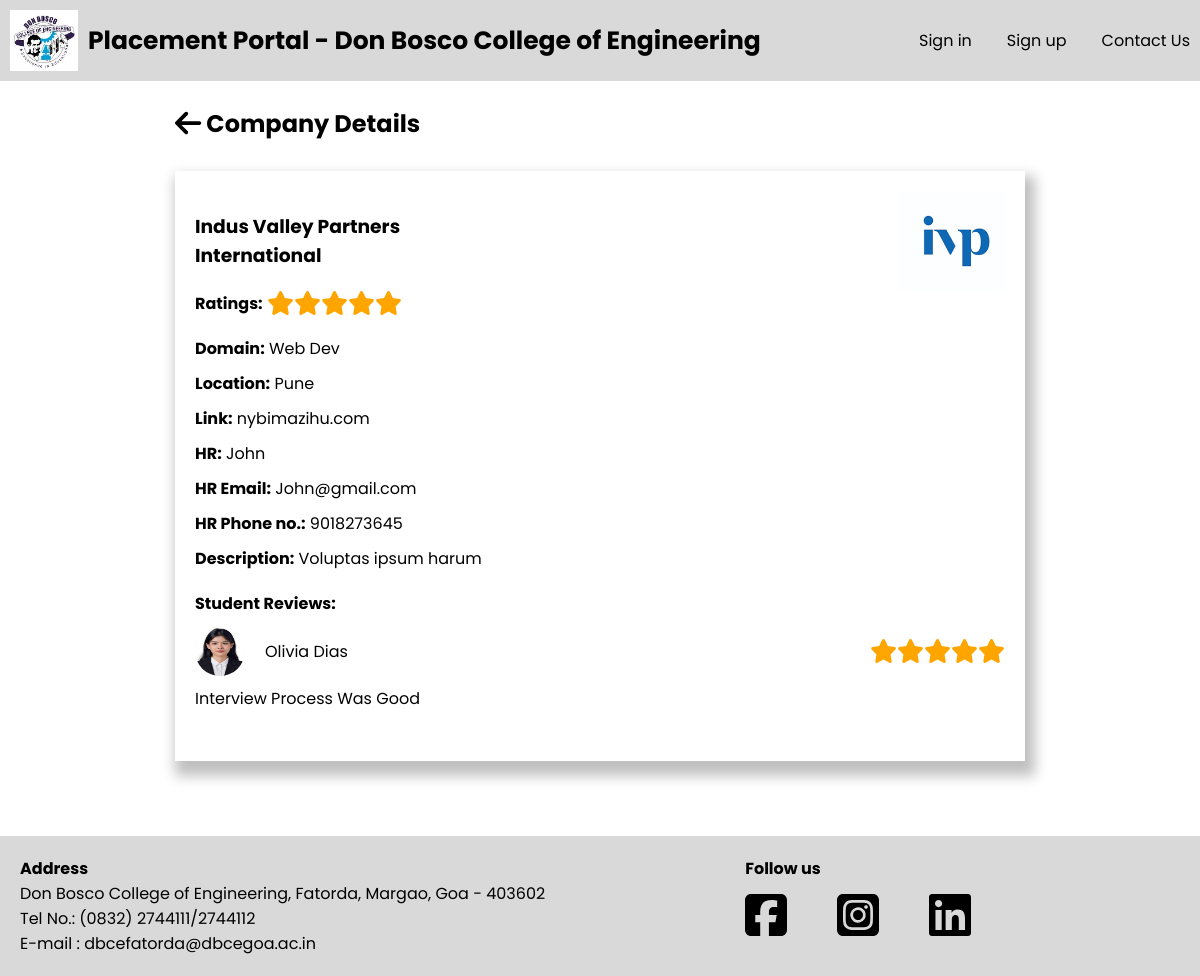
The page /Companies/company-details.php?id=3 on the database its author committed.
### tables this page shows
CREATE TABLE `company` (
  `C_id` int(11) NOT NULL,
  `C_Name` varchar(255) NOT NULL,
  `C_Logo` varchar(255) DEFAULT NULL,
  `C_Domain` varchar(255) DEFAULT NULL,
  `C_Scope` varchar(255) DEFAULT NULL,
  `C_Description` text DEFAULT NULL,
  `C_Location` varchar(255) DEFAULT NULL,
  `C_Website` varchar(255) DEFAULT NULL,
  `C_HR_name` varchar(255) DEFAULT NULL,
  `C_HR_email` varchar(255) DEFAULT NULL,
  `C_HR_phone` varchar(20) DEFAULT NULL,
  `C_Date_of_Reg` date DEFAULT current_timestamp(),
  `C_PC_Email` varchar(255) DEFAULT NULL
);

CREATE TABLE `feedback` (
  `C_id` int(11) NOT NULL,
  `S_College_Email` varchar(255) NOT NULL,
  `Message` text DEFAULT NULL,
  `Message_Date` date DEFAULT current_timestamp(),
  `Rating` int(11) DEFAULT 0,
  `J_id` int(11) NOT NULL
);

CREATE TABLE `student` (
  `S_College_Email` varchar(255) NOT NULL,
  `S_Fname` varchar(255) NOT NULL,
  `S_Mname` varchar(255) NOT NULL,
  `S_Lname` varchar(255) NOT NULL,
  `S_Personal_Email` varchar(255) NOT NULL,
  `S_Address` text NOT NULL,
  `S_Phone_no` varchar(20) NOT NULL,
  `S_Roll_no` varchar(50) NOT NULL,
  `S_PR_No` varchar(50) NOT NULL,
  `S_10th_Perc` decimal(5,2) NOT NULL,
  `S_12th_Perc` decimal(5,2) NOT NULL,
  `S_Password` varchar(255) NOT NULL,
  `S_Resume` varchar(255) NOT NULL,
  `S_Profile_pic` varchar(255) NOT NULL,
  `S_10th_marksheet` varchar(255) NOT NULL,
  `S_12th_marksheet` varchar(255) NOT NULL,
  `S_Class_id` int(11) DEFAULT NULL,
  `S_Year_of_Admission` year(4) NOT NULL,
  `Gender` varchar(1) NOT NULL,
  `PLACED` int(10) NOT NULL DEFAULT 0,
  `registration_complete` tinyint(4) NOT NULL DEFAULT 0
);

### Companies/company-details.php (the view, shortened to what this page needs)
<?php
    require "../conn.php";
    include "../utility_functions.php";
    global $conn;
    if (isset($_GET["id"])) {
            $average_rating = 0;
            $fetchCompanyQuery = "SELECT * FROM company WHERE C_id = ?";
            $fetchCompany = $conn->prepare($fetchCompanyQuery);
            $fetchCompany->bind_param("s", $_GET["id"]);
            $fetchCompany->execute();
            $result = $fetchCompany->get_result();
            if ($result->num_rows > 0) {
                $companyInfo = $result->fetch_assoc();
                $companyName = htmlspecialchars($companyInfo['C_Name']);
                $companyLocation = htmlspecialchars($companyInfo['C_Location']);
                $companyLink = htmlspecialchars($companyInfo['C_Website']);
                $hrName = htmlspecialchars($companyInfo['C_HR_name']);
                $hrEmail = htmlspecialchars($companyInfo['C_HR_email']);
                $hrPhone = htmlspecialchars($companyInfo['C_HR_phone']);
                $companyDescription = htmlspecialchars($companyInfo['C_Description']);
                $companyImage = htmlspecialchars($companyInfo['C_Logo']);
                $companyDomain = htmlspecialchars($companyInfo['C_Domain']);
                $companyScope = htmlspecialchars($companyInfo['C_Scope']);
                $ratingsQuery = "SELECT SUM(Rating) as total_ratings, COUNT(C_id) as total_cid FROM feedback WHERE C_id = ?";
                $ratings = $conn->prepare($ratingsQuery);
                $ratings->bind_param("s", $_GET["id"]);
                $ratings->execute();
                $resultRatings = $ratings->get_result();
                if ($resultRatings->num_rows > 0) {
                    $row = $resultRatings->fetch_assoc();
                    $total_ratings = $row['total_ratings'];
                    $total_cid = $row['total_cid'];
                    if ($total_cid > 0) {
                        $average_rating = $total_ratings / $total_cid;
                    } else {
                        $average_rating = 0;
                    }
                }
                else {
                    $average_rating = 0;
                }
            } else {
            }
    }
?>
<!DOCTYPE html>
<html lang="en">
<head>
    <?php include './head.php' ?>
    <link rel="stylesheet" href="./css/company-details.css">
</head>
<body>
    <div id="wrapper">
        <?php include './header.php' ?>
        <div class="container">
            <div class="main-container">
                <h2 class="main-container-heading"><a href="./companies.php"><i class="fa-solid fa-arrow-left fa-lg" style="color: #000000;"></i></a>
                    Company Details</h2>
                <div class="sections">
                    <div class="company-container">
                        <?php
                            echo '<h3>'.  $companyName .'<br>
                            <p>'.$companyScope.'</p>
                         </h3>';
                            echo '<img src="../Data/Companies/Company_Logo/'. $companyImage . '" alt="' . $companyName . '">';
                        ?>
                    </div>
                    <p class="">
                        <strong>Ratings:</strong>
                        <span class="rating-container">
                            <?php
                                $i = 0;
                                while ($i<$average_rating && $i < 5){
                                    echo '<span class="fa fa-star checked fa-xl"></span>';
                                    $i++;
                                }
                            ?>
                        </span></p>
                    <div class="more-details">
                        <?php
                            echo "<p><strong>Domain:</strong> ".$companyDomain."</p>
                        <p><strong>Location:</strong> ".$companyLocation."</p>
                        <p><strong>Link:</strong> ".$companyLink."</p>
                        <p><strong>HR:</strong> ".$hrName."</p>
                        <p><strong>HR Email:</strong> ".$hrEmail."</p>
                        <p><strong>HR Phone no.:</strong> ".$hrPhone."</p>
                        <p><strong>Description:</strong> ".$companyDescription."</p>"
                        ?>
                    </div>
                    <div class="students-reviews-container">
                        <p><strong>Student Reviews:</strong></p>
                        <?php
                            getFeedbacks();
                        ?>
                    </div>
                </div>
            </div>
        </div>
        <?php include './footer.php' ?>
    </div>
</body>
</html>

### utility_functions.php (shortened to what this page needs)
<?php
function getFeedbacks()
{
    global $conn;
    $fetchFeedbackQuery = "SELECT feedback.Message as message,feedback.Rating as rating,feedback.S_College_Email as S_email,feedback.C_id,student.S_Fname as fname,student.S_Lname as lname,student.S_Profile_pic as image FROM feedback INNER JOIN student ON student.S_College_Email = feedback.S_College_Email INNER JOIN company ON company.C_id = feedback.C_id WHERE feedback.C_id = ? ORDER BY feedback.Message_Date DESC;";
    $fetchFeedback = $conn->prepare($fetchFeedbackQuery);
    $fetchFeedback->bind_param("s", $_GET["id"]);
    $fetchFeedback->execute();
    $resultFeedback = $fetchFeedback->get_result();
    if ($resultFeedback->num_rows > 0) {
        while ($row = $resultFeedback->fetch_assoc()) {
            $FStudentLogo = $row["image"];
            $FStudentMessage = $row["message"];
            $FStudentName = $row["fname"] . " " . $row["lname"];
            $FStudentrating = $row["rating"];
        }
        echo '<div class="students-review">
                    <div class="students-container">
                        <div class="students-logo-container">
                            <img src="../Data/Students/Profile_Images/' . $FStudentLogo . '" alt="">
                            <p>' . $FStudentName . '</p>
                        </div>
                        <div class="rating-container">';
        $i = 0;
        while ($i < $FStudentrating && $i < 5) {
            echo '<span class="fa fa-star checked fa-xl"></span>';
            $i++;
        }
        echo '</div>
                    </div>
                    <p class="students-message">' . $FStudentMessage . '</p>
                </div>';
    } else {
        echo '<p class="students-message">No Reviews</p>';
    }
}

### Companies/css/footer.css (style rules this page uses)
a { all: unset; }

### root.css (style rules this page uses)
*,*::after,*::before { padding: 0; margin: 0; box-sizing: border-box; font-family: "Poppins", sans-serif; }
:root { --primary-blue : #0C07E4; --primary-grey : #d9d9d9; --primary-white : white; --primary-red : #FB1616; --secondary-grey : #969696; }

### Companies/css/company-details.css (style rules this page uses)
*,*::after,*::before { padding: 0; margin: 0; box-sizing: border-box; font-family: "Poppins", sans-serif; }
:root { --primary-blue : #0C07E4; --primary-grey : #d9d9d9; --primary-white : white; }
#wrapper { position: relative; }
.container { width: 100%; display:flex ; }
.main-container { width: 75%; padding: 25px; margin: 0 auto; }
.main-container-heading > a { cursor: pointer; }
.sections { position: relative; margin-top: 30px; box-shadow: 5px 10px 12.3px 5px rgba(0, 0, 0, .25); padding: 20px; margin-bottom: 50px; }
.company-container > img { height: 100px; }
.company-container { display: flex; justify-content: space-between; align-items: center; }
.more-details > p { margin-bottom: 10px; }
.more-details { margin-block: 20px; }
.students-container { display: flex; justify-content: space-between; align-items: center; }
.students-logo-container > img { height: 50px; width: 50px; border-radius: 50%; }
.students-logo-container { display: flex; align-items: center; gap: 20px; }
.students-review { margin-top: 10px; margin-bottom: 30px; }
.students-message { margin-top: 10px; }
.checked { color:orange; }

### rows shown on the page
company: C_Name "Indus Valley Partners", C_Scope "International", C_Logo (picture), C_Domain "Web Dev", C_Location "Pune", C_Website "nybimazihu.com", C_HR_name "John", C_HR_email "John@gmail.com", C_HR_phone "9018273645", C_Description "Voluptas ipsum harum"
feedback: S_College_Email.S_Profile_pic (picture), S_College_Email.S_Lname "Olivia Dias", Rating 5 (drawn), Message "Interview Process Was Good"
